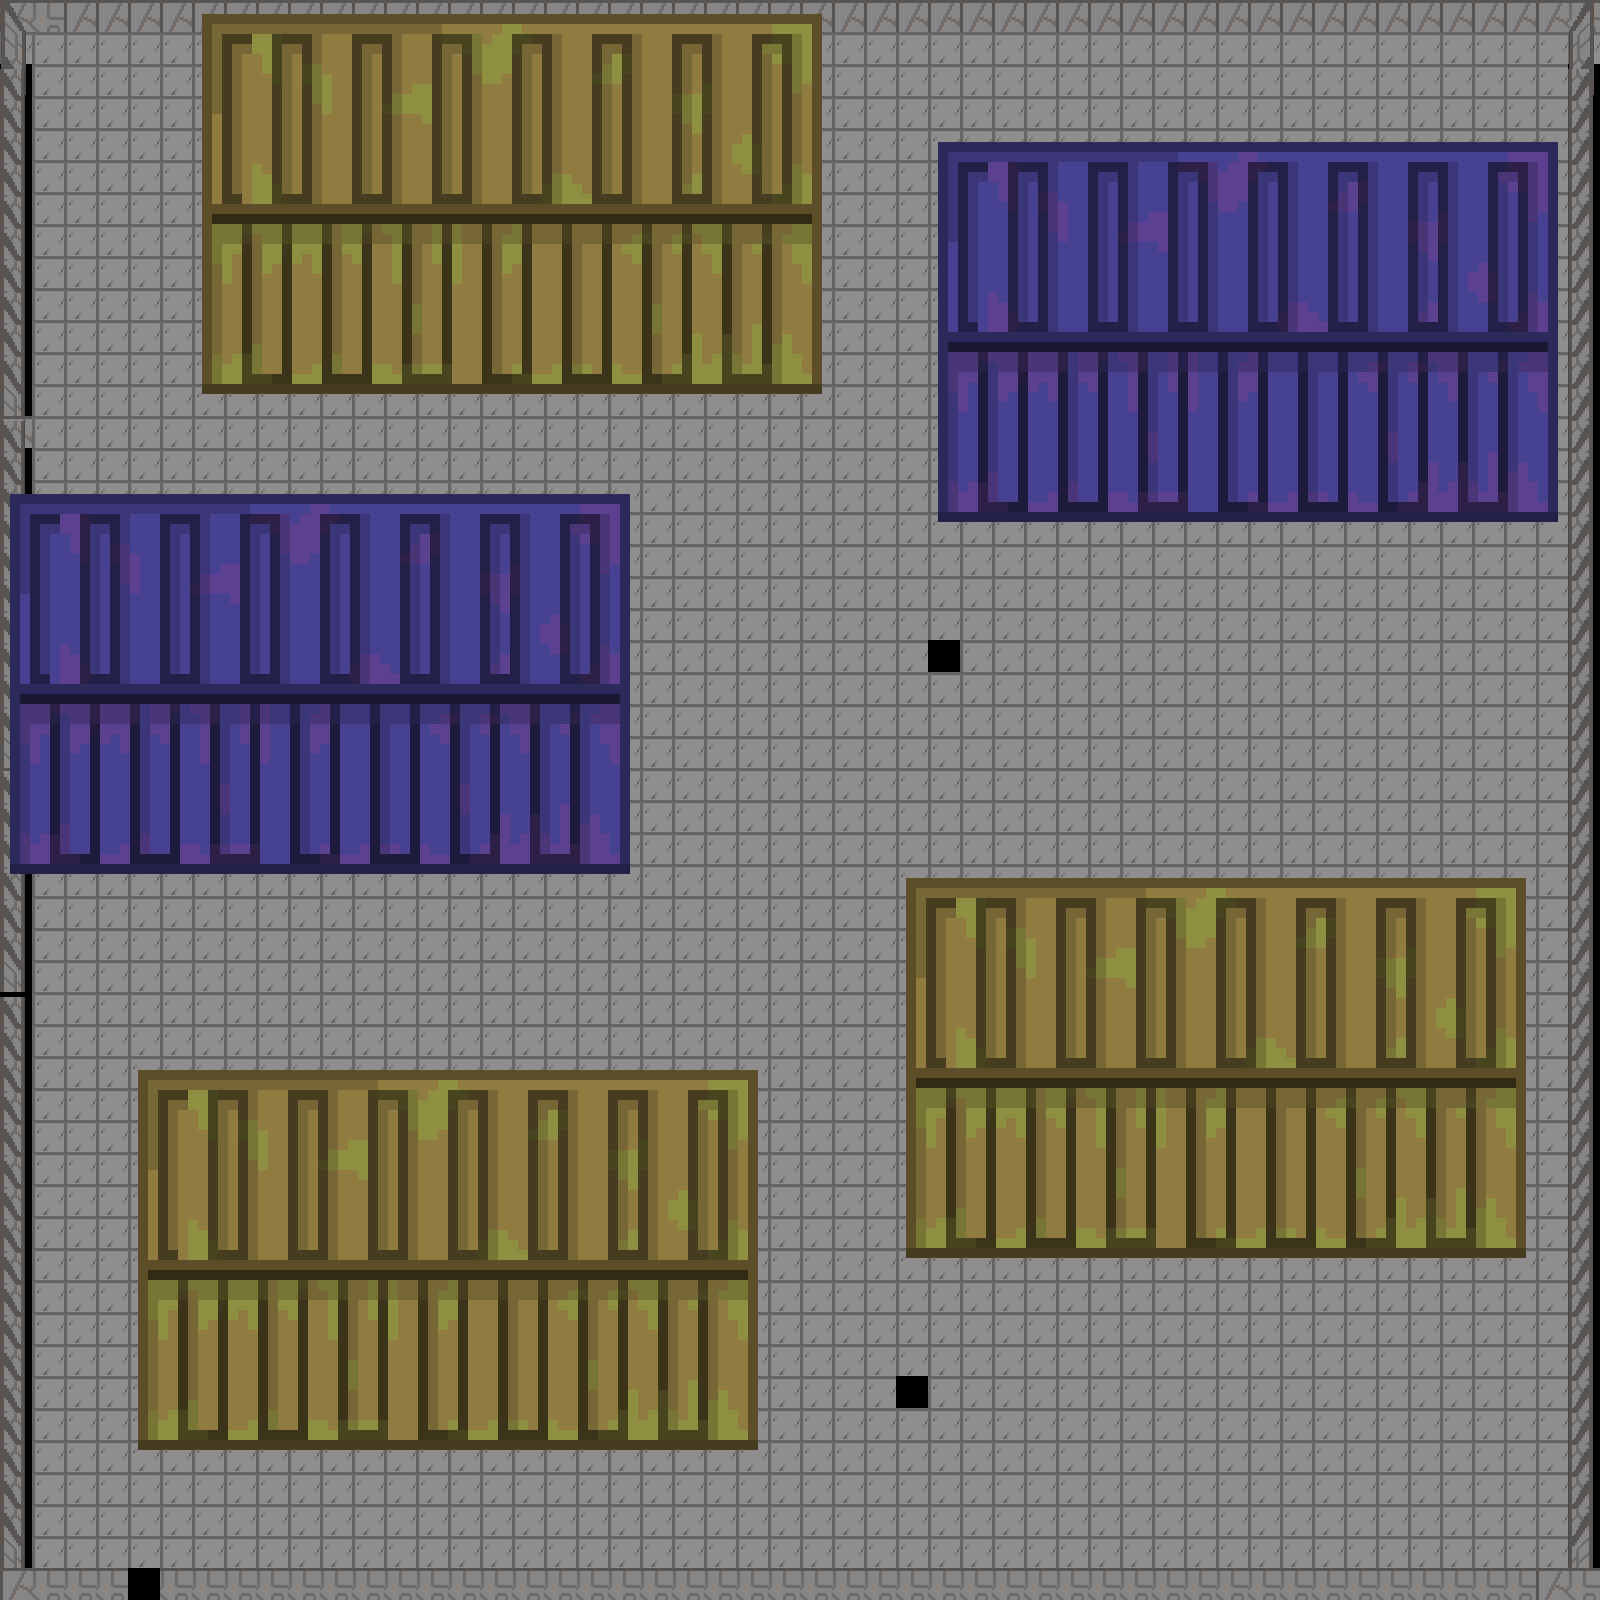

Tiled map render using the project's own tile images. Description and the map definition, with tile-layer contents summarised, below:
An orthogonal 50x50 tile map with 32x32 px tiles, 1 tile layer (Background), 10 tilesets and 8 objects (StartPoint, Button_1, Button_2, Button_3, Gate, ...).

<map version="1.5" tiledversion="1.5.0" orientation="orthogonal" renderorder="right-down" width="50" height="50" tilewidth="32" tileheight="32" infinite="0" nextlayerid="3" nextobjectid="14">
 <editorsettings>
  <export target="../MainMap/mainMap..json" format="json" />
 </editorsettings>
 <tileset firstgid="1" source="floorTile.tsx" />
 <tileset firstgid="2" source="WallCorner_Left.tsx" />
 <tileset firstgid="3" source="WallCorner_Right.tsx" />
 <tileset firstgid="4" source="WallMiddle_Left.tsx" />
 <tileset firstgid="5" source="WallMiddle_Right.tsx" />
 <tileset firstgid="6" source="WallUpper.tsx" />
 <tileset firstgid="8" source="Container_Blue.tsx" />
 <tileset firstgid="9" source="Container_Red.tsx" />
 <tileset firstgid="409" source="Container_Yellow.tsx" />
 <tileset firstgid="410" source="redButton.tsx" />
 <layer id="1" name="Background" width="50" height="50">
  <data>[2500 cells, 2500 non-empty, 9 distinct tile ids]</data>
 </layer>
 <objectgroup id="2" name="GameObjects">
  <object id="1" name="StartPoint" x="80" y="99.6667" width="64" height="64" />
  <object id="7" name="Button_1" x="1505.33" y="66" width="32" height="32" />
  <object id="8" name="Button_2" x="68" y="1474" width="32" height="32" />
  <object id="9" name="Button_3" x="1476" y="673" width="32" height="32" />
  <object id="10" name="Gate" x="1472" y="1313" width="94" height="252" />
  <object id="11" name="EnemySpawn_1" x="72" y="977.333" width="32" height="32" />
  <object id="12" name="EnemySpawn_2" x="1185.33" y="1410.67" width="32" height="32" />
  <object id="13" name="EnemySpawn_3" x="1184" y="676" width="30.6667" height="30.6667" />
 </objectgroup>
</map>